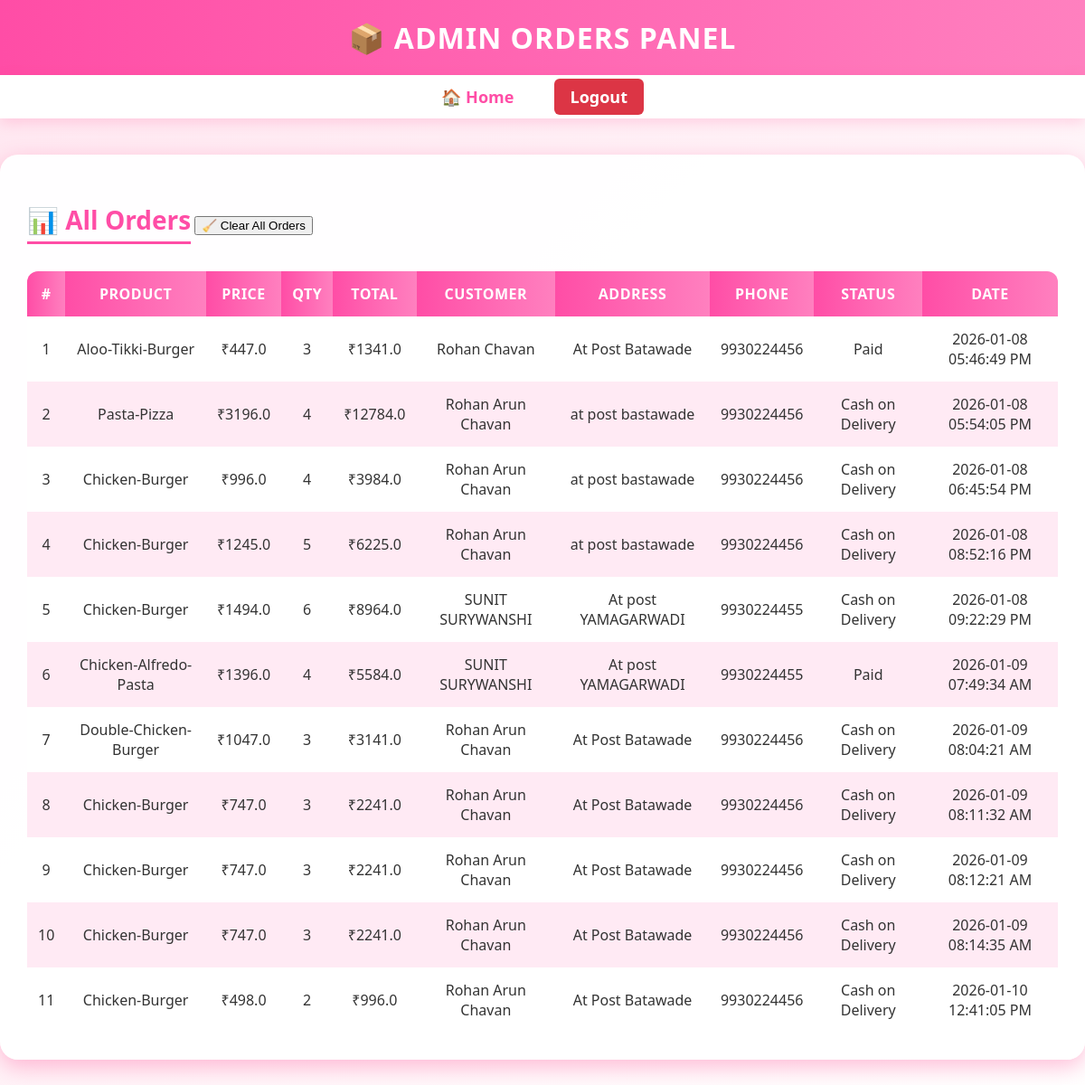
/orders (signed in), run on the app's committed database.
### tables this page shows
CREATE TABLE orders (
            id INTEGER PRIMARY KEY AUTOINCREMENT,
            customer_name TEXT,
            phone TEXT,
            address TEXT,
            product TEXT,
            price REAL,
            qty INTEGER DEFAULT 1,
            total_price REAL,
            status TEXT,
            created_at TEXT
        );

### app.py (the view)
@app.route("/orders")
def order_table():
    if not session.get("admin"):
        return redirect(url_for("admin_login"))
    conn = sqlite3.connect(DB_PATH)
    cur = conn.cursor()
    cur.execute("""
        SELECT id, customer_name, phone, address, product,
               price, qty, total_price, status, created_at
        FROM orders ORDER BY id ASC
    """)
    orders = cur.fetchall()
    conn.close()
    return render_template("orders.html", orders=orders)

### templates/orders.html (shortened to what this page needs)
<!DOCTYPE html>
<html lang="en">
<head>
  <link rel="stylesheet" href="{{ url_for('static', filename='css/orders.css') }}">
</head>
<body>
<header>
  📦 Admin Orders Panel
</header>
<nav>
  <a href="{{ url_for('home') }}">🏠 Home</a>
  <a href="{{ url_for('admin_logout') }}" class="logout">Logout</a>
</nav>
<div class="container">
  <h2>📊 All Orders</h2>
  <button onclick="clearOrders()" class="clear-btn">
    🧹 Clear All Orders
  </button>
  <table>
    <thead>
      <tr>
        <th>#</th>
        <th>Product</th>
        <th>Price</th>
        <th>Qty</th>
        <th>Total</th>
        <th>Customer</th>
        <th>Address</th>
        <th>Phone</th>
        <th>Status</th>
        <th>Date</th>
      </tr>
    </thead>
    <tbody>
      {% for o in orders %}
      <tr>
        <td>{{ loop.index }}</td>
        <td>{{ o[4] }}</td>
        <td>₹{{ o[5] }}</td>
        <td>{{ o[6] }}</td>
        <td>₹{{ o[7] }}</td>
        <td>{{ o[1] }}</td>
        <td>{{ o[3] }}</td>
        <td>{{ o[2] }}</td>
        <td>{{ o[8] }}</td>
        <td>{{ o[9] }}</td>
      </tr>
      {% endfor %}
    </tbody>
  </table>
</div>
</body>
</html>

### static/css/orders.css (style rules this page uses)
body { font-family: 'Segoe UI', Tahoma, sans-serif; background: linear-gradient(135deg, #ffe6f0, #ffffff); margin: 0; padding: 0; }
header { background: linear-gradient(90deg, #ff4da6, #ff80bf); color: white; font-size: 30px; text-align: center; padding: 20px 0; font-weight: 600; box-shadow: 0 4px 10px rgba(0, 0, 0, 0.2); letter-spacing: 1px; }
nav { background: #fff; padding: 12px 0; text-align: center; box-shadow: 0 4px 15px rgba(255, 0, 102, 0.15); }
nav a { color: #ff4da6; text-decoration: none; margin: 0 20px; font-size: 18px; font-weight: 600; transition: 0.3s; }
.logout { background: #dc3545; color: white !important; padding: 8px 18px; border-radius: 6px; }
.container { max-width: 1200px; margin: 40px auto; background: rgba(255, 255, 255, 0.97); padding: 30px; border-radius: 16px; box-shadow: 0 8px 20px rgba(255, 0, 102, 0.25); }
.container h2 { text-align: center; margin-bottom: 25px; font-size: 30px; color: #ff4da6; border-bottom: 2px solid #ff4da6; display: inline-block; padding-bottom: 5px; }
table { width: 100%; border-collapse: collapse; font-size: 16px; background: white; border-radius: 12px; overflow: hidden; }
th, td { padding: 14px 12px; text-align: center; }
th { background: linear-gradient(90deg, #ff4da6, #ff80bf); color: white; font-size: 17px; text-transform: uppercase; letter-spacing: 0.5px; }
tr:nth-child(even) { background: #ffeaf4; }
td { color: #333; }
header { background: linear-gradient(90deg, #ff4da6, #ff80bf); color: white; font-size: 32px; text-align: center; padding: 20px 0; font-weight: 700; box-shadow: 0 4px 10px rgba(0, 0, 0, 0.2); letter-spacing: 1px; text-transform: uppercase; }
.container { max-width: 1200px; margin: 40px auto; background: rgba(255, 255, 255, 0.97); padding: 30px; border-radius: 20px; box-shadow: 0 8px 25px rgba(255, 0, 102, 0.25); }
.container h2 { text-align: center; margin-bottom: 30px; font-size: 28px; color: #ff4da6; border-bottom: 3px solid #ff4da6; display: inline-block; padding-bottom: 5px; }
table { width: 100%; border-collapse: collapse; font-size: 16px; border-radius: 12px; overflow: hidden; }
th { background: linear-gradient(90deg, #ff4da6, #ff80bf); color: white; font-size: 16px; letter-spacing: 0.5px; }

### data on the page
orders: product "Aloo-Tikki-Burger", price "447.0", qty "3", total_price "1341.0", customer_name "Rohan Chavan", address "At Post Batawade", phone "9930224456", status "Paid", created_at "2026-01-08 05:46:49 PM"
orders: product "Pasta-Pizza", price "3196.0", qty "4", total_price "12784.0", customer_name "Rohan Arun Chavan", address "at post bastawade", phone "9930224456", status "Cash on Delivery", created_at "2026-01-08 05:54:05 PM"
orders: product "Chicken-Burger", price "996.0", qty "4", total_price "3984.0", customer_name "Rohan Arun Chavan", address "at post bastawade", phone "9930224456", status "Cash on Delivery", created_at "2026-01-08 06:45:54 PM"
orders: product "Chicken-Burger", price "1245.0", qty "5", total_price "6225.0", customer_name "Rohan Arun Chavan", address "at post bastawade", phone "9930224456", status "Cash on Delivery", created_at "2026-01-08 08:52:16 PM"
orders: product "Chicken-Burger", price "1494.0", qty "6", total_price "8964.0", customer_name "SUNIT SURYWANSHI", address "At post YAMAGARWADI", phone "9930224455", status "Cash on Delivery", created_at "2026-01-08 09:22:29 PM"
orders: product "Chicken-Alfredo-Pasta", price "1396.0", qty "4", total_price "5584.0", customer_name "SUNIT SURYWANSHI", address "At post YAMAGARWADI", phone "9930224455", status "Paid", created_at "2026-01-09 07:49:34 AM"
orders: product "Double-Chicken-Burger", price "1047.0", qty "3", total_price "3141.0", customer_name "Rohan Arun Chavan", address "At Post Batawade", phone "9930224456", status "Cash on Delivery", created_at "2026-01-09 08:04:21 AM"
orders: product "Chicken-Burger", price "747.0", qty "3", total_price "2241.0", customer_name "Rohan Arun Chavan", address "At Post Batawade", phone "9930224456", status "Cash on Delivery", created_at "2026-01-09 08:11:32 AM"
orders: product "Chicken-Burger", price "747.0", qty "3", total_price "2241.0", customer_name "Rohan Arun Chavan", address "At Post Batawade", phone "9930224456", status "Cash on Delivery", created_at "2026-01-09 08:12:21 AM"
orders: product "Chicken-Burger", price "747.0", qty "3", total_price "2241.0", customer_name "Rohan Arun Chavan", address "At Post Batawade", phone "9930224456", status "Cash on Delivery", created_at "2026-01-09 08:14:35 AM"
orders: product "Chicken-Burger", price "498.0", qty "2", total_price "996.0", customer_name "Rohan Arun Chavan", address "At Post Batawade", phone "9930224456", status "Cash on Delivery", created_at "2026-01-10 12:41:05 PM"
